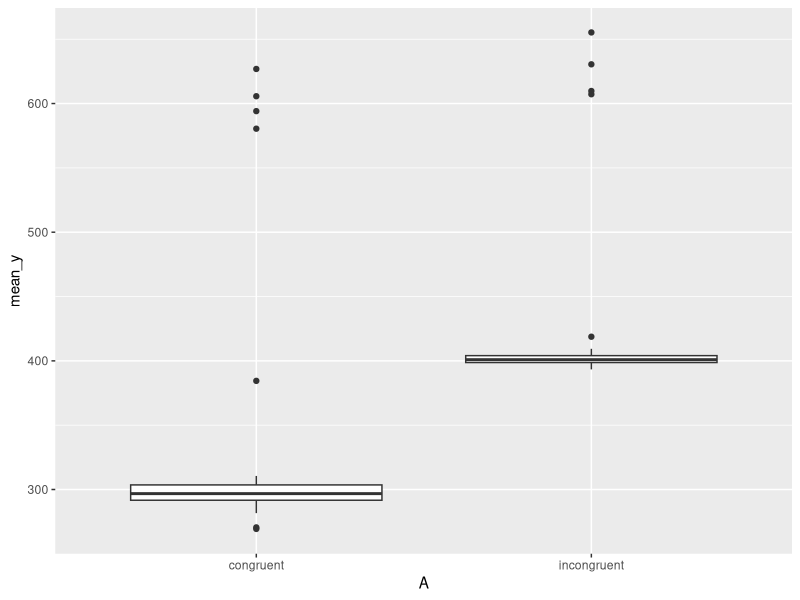
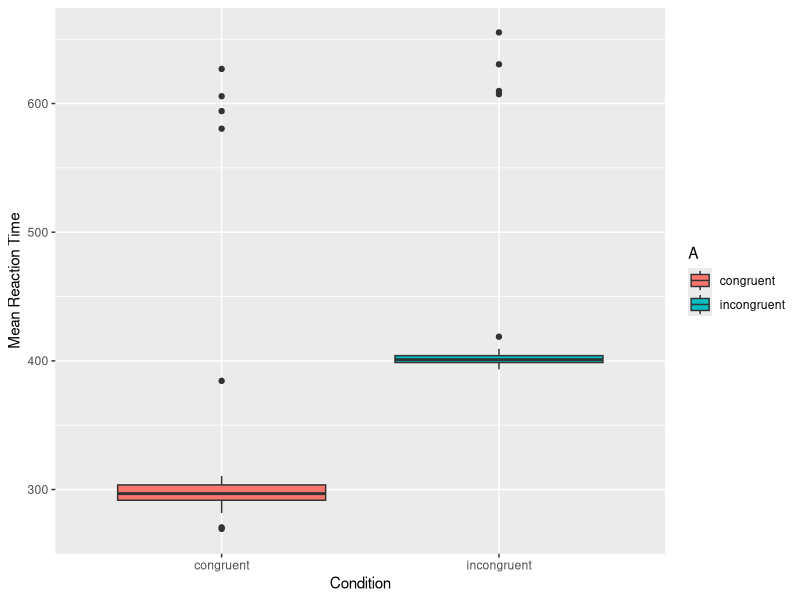
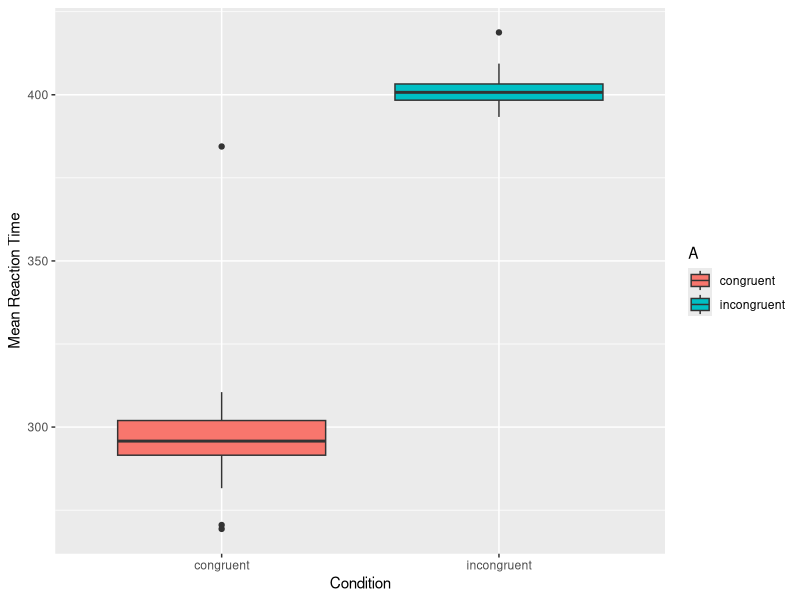

These figures' R source, in order: (Note: this script raises an error after producing the figures.)
## ---- chunk 1
# load packages
library(tidyverse)
library(here)

# load data
raw_data <- read_csv(here("data", "seminar_three_data.csv"))
## ---- chunk 2
raw_data %>% 
  summarise(
    n_subj = length(unique(subj_id)),
    n_items = length(unique(item_id))
  )
## ---- chunk 3
# option 1: case_when in mutate
raw_data <- raw_data %>% 
  mutate(
    A = case_when(
      A == "A1" ~ "congruent",
      A == "A2" ~ "incongruent"
    )
  )
## ---- chunk 4
data_summary <- raw_data %>% 
  group_by(subj_id, A) %>% 
  summarise(mean_y = mean(Y))
## ---- chunk 5
my_plot <- ggplot(
  data = data_summary, 
  mapping = aes(x = A, y = mean_y)
) +
  geom_boxplot()

my_plot
## ---- chunk 6
my_plot <- ggplot(
  data = data_summary, 
  mapping = aes(x = A, y = mean_y, fill = A)
) +
  geom_boxplot() +
  labs(x = "Condition", y = "Mean Reaction Time")

my_plot
## ---- chunk 7
data_cutoffs <- data_summary %>% 
  ungroup() %>% 
  summarise(
    mean = mean(mean_y),
    sd = sd(mean_y)
  )
data_cutoffs
## ---- chunk 8
outlier_low <- data_cutoffs$mean - data_cutoffs$sd*2
outlier_high <- data_cutoffs$mean + data_cutoffs$sd*2
## ---- chunk 9
outliers <- data_summary %>% 
  filter(mean_y < outlier_low | mean_y > outlier_high)
## ---- chunk 10
data_summary_filtered <- data_summary %>% 
  filter(!subj_id %in% outliers$subj_id)
## ---- chunk 11
ggplot(
  data = data_summary_filtered, 
  mapping = aes(x = A, y = mean_y, fill = A)
) +
  geom_boxplot() +
  labs(x = "Condition", y = "Mean Reaction Time")
## ---- chunk 12
t.test(mean_y ~ A, data_summary_filtered, paired = TRUE)
## ---- chunk 13
qdata <- read_csv(here("data", "cleanish_data.csv"))
qdata # inspect it
## ---- chunk 14
qdata <- qdata %>% select(-X1)
## ---- chunk 15
qdata <- qdata %>% 
  mutate(
    A = case_when(
      A == "a1" ~ "up",
      A == "a2" ~ "down"
    ),
    B = case_when(
      B == "b1" ~ "up",
      B == "b2" ~ "down"
    )
  )
## ---- chunk 16
qdata <- qdata %>% 
  rename(
    sentence_location = A,
    target_location = B,
    reaction_time = Y
  )
## ---- chunk 17
summary_data <- qdata %>% 
  group_by(subj_id, sentence_location, target_location) %>% 
  summarise(mean_rt = mean(reaction_time, na.rm = TRUE))
## ---- chunk 18
summary_data <- summary_data %>% 
  filter(subj_id > 10)
## ---- chunk 19
ggplot(
  data = summary_data, 
  mapping = aes(
    x = sentence_location, 
    y = mean_rt, 
    fill = target_location
  )
) +
  geom_boxplot()
## ---- chunk 20
set.seed(1892)
n <- 60

simdat <- tibble(
  condition = c(
    rep("control", n), 
    rep("treatment_low", n), 
    rep("treatment_high", n)
  ),
  outcome = c(
    rnorm(n, mean = 100, sd = 15),
    rnorm(n, mean = 105, sd = 16),
    rnorm(n, mean = 124, sd = 12)
  )
)
## ---- chunk 21
sim_aov <- aov(outcome ~ condition, simdat)
summary(sim_aov)
## ---- chunk 22
TukeyHSD(sim_aov)
## ---- chunk 23
aov_summary <- aov(
  mean_rt ~ sentence_location * target_location, 
  data = summary_data
)
summary(aov_summary)
## ---- chunk 24
aov_summary <- aov(
  mean_rt ~ sentence_location * target_location + 
    Error(subj_id/(sentence_location * target_location)), 
  data = summary_data
)
summary(aov_summary)
